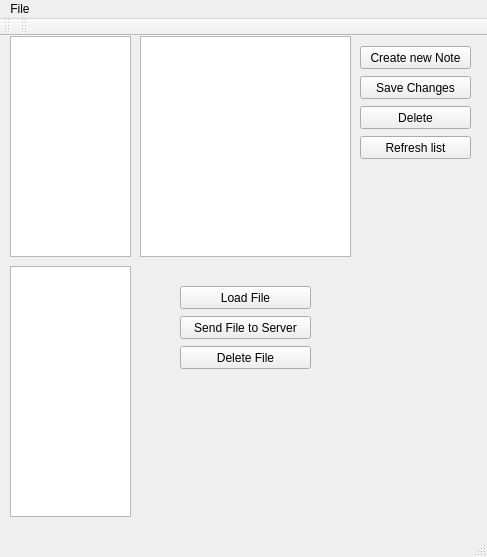
<?xml version="1.0" encoding="UTF-8"?>
<ui version="4.0">
 <class>MainWindow</class>
 <widget class="QMainWindow" name="MainWindow">
  <property name="geometry">
   <rect>
    <x>0</x>
    <y>0</y>
    <width>487</width>
    <height>557</height>
   </rect>
  </property>
  <property name="windowTitle">
   <string>MainWindow</string>
  </property>
  <widget class="QWidget" name="centralWidget">
   <widget class="QPushButton" name="btnLoadFile">
    <property name="geometry">
     <rect>
      <x>180</x>
      <y>250</y>
      <width>131</width>
      <height>23</height>
     </rect>
    </property>
    <property name="text">
     <string>Load File</string>
    </property>
   </widget>
   <widget class="QPushButton" name="btnSendFile">
    <property name="geometry">
     <rect>
      <x>180</x>
      <y>280</y>
      <width>131</width>
      <height>23</height>
     </rect>
    </property>
    <property name="text">
     <string>Send File to Server</string>
    </property>
   </widget>
   <widget class="QPushButton" name="btnResreshList">
    <property name="geometry">
     <rect>
      <x>360</x>
      <y>100</y>
      <width>111</width>
      <height>23</height>
     </rect>
    </property>
    <property name="text">
     <string>Refresh list</string>
    </property>
   </widget>
   <widget class="QPushButton" name="btnNewNote">
    <property name="geometry">
     <rect>
      <x>360</x>
      <y>10</y>
      <width>111</width>
      <height>23</height>
     </rect>
    </property>
    <property name="text">
     <string>Create new Note</string>
    </property>
   </widget>
   <widget class="QTextEdit" name="textEditNote">
    <property name="geometry">
     <rect>
      <x>140</x>
      <y>0</y>
      <width>211</width>
      <height>221</height>
     </rect>
    </property>
   </widget>
   <widget class="QPushButton" name="btnSaveChanges">
    <property name="geometry">
     <rect>
      <x>360</x>
      <y>40</y>
      <width>111</width>
      <height>23</height>
     </rect>
    </property>
    <property name="text">
     <string>Save Changes</string>
    </property>
   </widget>
   <widget class="QTableWidget" name="tableWidgetNotes">
    <property name="geometry">
     <rect>
      <x>10</x>
      <y>0</y>
      <width>121</width>
      <height>221</height>
     </rect>
    </property>
   </widget>
   <widget class="QPushButton" name="btnDeleteNote">
    <property name="geometry">
     <rect>
      <x>360</x>
      <y>70</y>
      <width>111</width>
      <height>23</height>
     </rect>
    </property>
    <property name="text">
     <string>Delete</string>
    </property>
   </widget>
   <widget class="QTableWidget" name="tableWidgetFiles">
    <property name="geometry">
     <rect>
      <x>10</x>
      <y>230</y>
      <width>121</width>
      <height>251</height>
     </rect>
    </property>
   </widget>
   <widget class="QPushButton" name="btnDeleteDile">
    <property name="geometry">
     <rect>
      <x>180</x>
      <y>310</y>
      <width>131</width>
      <height>23</height>
     </rect>
    </property>
    <property name="text">
     <string>Delete File</string>
    </property>
   </widget>
  </widget>
  <widget class="QMenuBar" name="menuBar">
   <property name="geometry">
    <rect>
     <x>0</x>
     <y>0</y>
     <width>487</width>
     <height>20</height>
    </rect>
   </property>
   <widget class="QMenu" name="menuFile">
    <property name="title">
     <string>File</string>
    </property>
    <addaction name="separator"/>
    <addaction name="actionFirst_Time_Settings"/>
    <addaction name="actionChange_Settings"/>
   </widget>
   <addaction name="menuFile"/>
  </widget>
  <widget class="QToolBar" name="mainToolBar">
   <attribute name="toolBarArea">
    <enum>TopToolBarArea</enum>
   </attribute>
   <attribute name="toolBarBreak">
    <bool>false</bool>
   </attribute>
  </widget>
  <widget class="QStatusBar" name="statusBar"/>
  <widget class="QToolBar" name="toolBar">
   <property name="windowTitle">
    <string>toolBar</string>
   </property>
   <attribute name="toolBarArea">
    <enum>TopToolBarArea</enum>
   </attribute>
   <attribute name="toolBarBreak">
    <bool>false</bool>
   </attribute>
  </widget>
  <action name="actionFirst_Time_Settings">
   <property name="text">
    <string>First Time Settings</string>
   </property>
  </action>
  <action name="actionChange_Settings">
   <property name="text">
    <string>Change Settings</string>
   </property>
  </action>
 </widget>
 <layoutdefault spacing="6" margin="11"/>
 <resources/>
 <connections/>
</ui>
